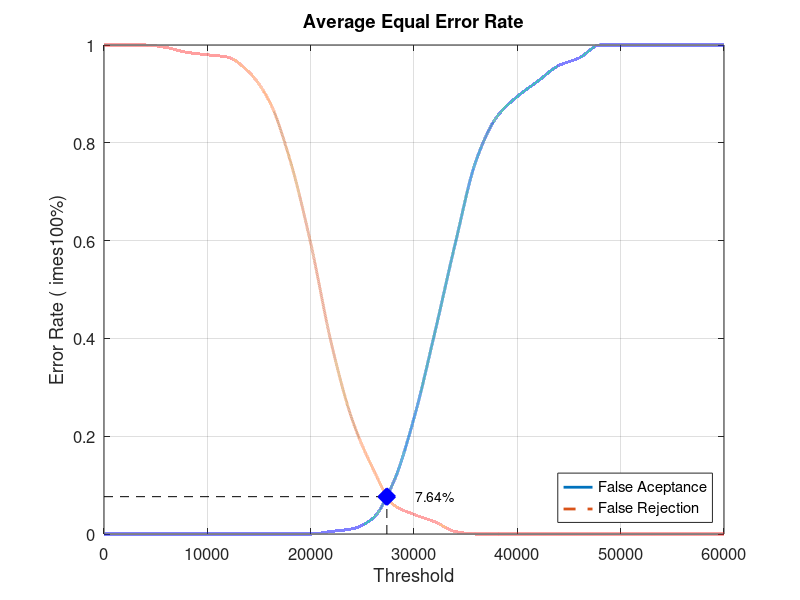
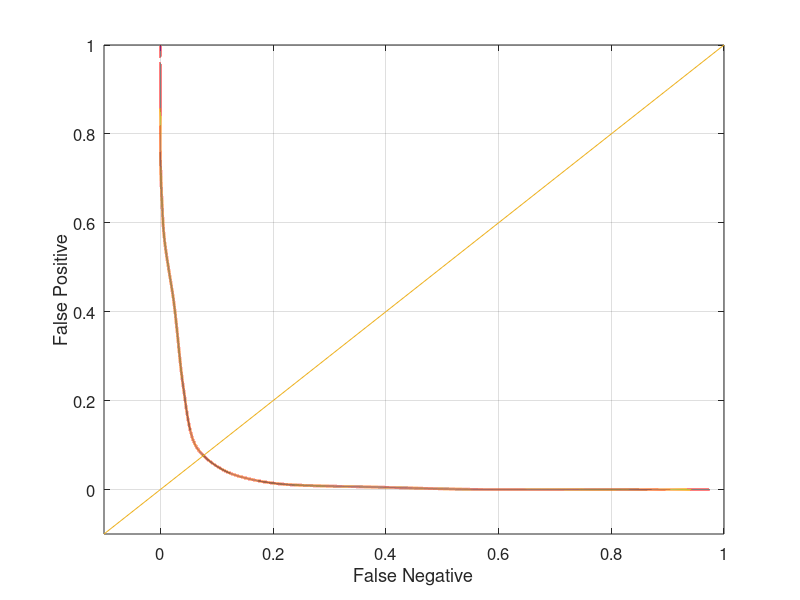

MATLAB code to generate these figures, in order:
close all;
clear;
clc;
x = 0:2000:60000;
xq = 0:0.5:60000;

y0 = [0 0 0 0 0 0 0 0 0 0 0 0.00526316 0.0105263 0.0315789 0.105263 0.236842 0.410526 0.594737 0.763158 0.852632 0.894737 0.926316 0.957895 0.973684 1 1 1 1 1 1 1]
yy0 = interp1(x, y0, xq, 'pchip');
y1 = [1 1 1 0.995 0.985 0.98 0.975 0.945 0.885 0.765 0.595 0.39 0.235 0.135 0.06 0.04 0.025 0.005 0 0 0 0 0 0 0 0 0 0 0 0 0]
yy1 = interp1(x, y1, xq, 'pchip');

% Calculating EER: 
y2 = abs(y0 - y1);
find(y2 == min(y2))
yy2 = abs(yy0 - yy1);
xEER = find(yy2 == min(yy2));
xEERIndex = xq(xEER) % X-axis EER
yEER = yy0(xEER) % Y-axis EER

main = figure
plot(xq, yy0,'-','LineWidth', 2);	hold on
plot(xq, yy1,'--','LineWidth', 2);	hold on
plot([xEERIndex xEERIndex], [0 yEER], 'k--');	hold on
plot([0 xEERIndex], [yEER yEER], 'k--');	hold on
plot(xEERIndex, yEER, 'bx', 'LineWidth', 10);	hold on
text(xEERIndex + 10 * xEERIndex / 100, yEER, [num2str(round((10000 * yEER)) / 100) '%'])
legend('False Aceptance', 'False Rejection', 'Location', 'SouthEast')
xlabel('Threshold')
ylabel('Error Rate (	imes100%)')
title('Average Equal Error Rate')
set(gca, 'FontSize', 12)
axis([0 60000 0 1])
grid on

print(main, 'Database1_1Main', '-dpng');
FNRxFPR = figure('Color', [1 1 1]);
plot(yy1, yy0, '-', yy1, yy0, 'LineWidth', 2);
hold on
y = -0.1:0.1:1
plot(y, y); 
set(gca, 'FontSize', 12)
xlabel('False Negative')
ylabel('False Positive')
axis([-0.1 1 -0.1 1])
set(gca, 'FontSize', 12)
grid on

print(FNRxFPR, 'Database1_1FNRxFPR','-dpng');
